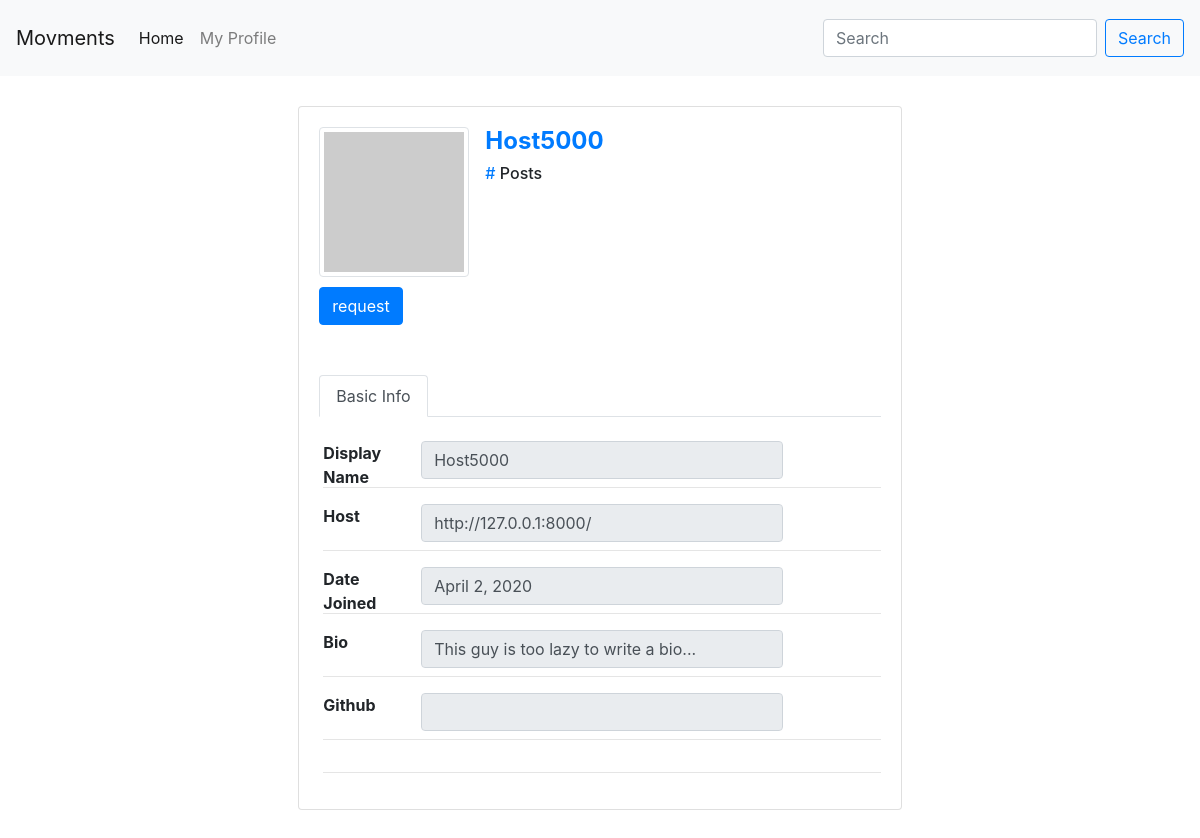
Before: /accounts/author/profile/d249a754-6795-41f8-b36a-2a5d13b9a7c5/ (signed in) with the older database file.
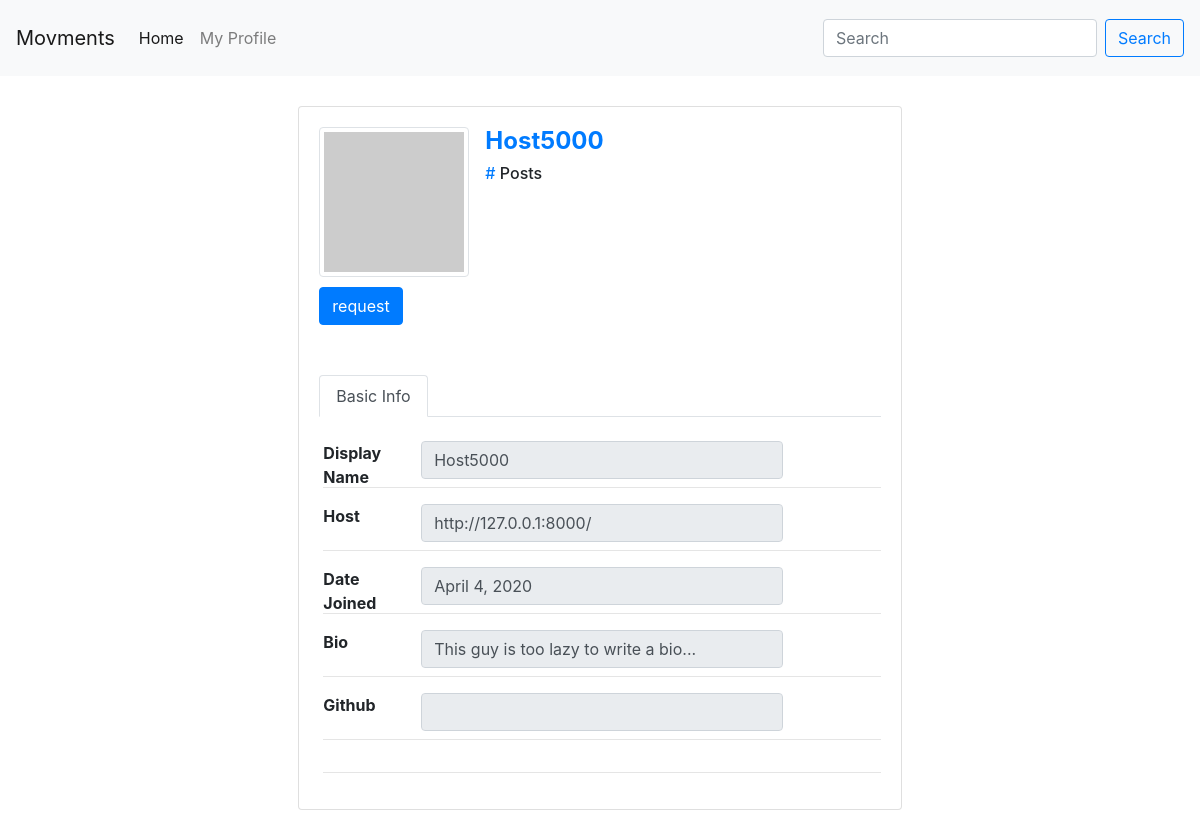
After: the same page with the newer database file.
### accounts/models.py (models this page shows, shortened)
class Author(AbstractBaseUser):
    email=models.EmailField(
        verbose_name='email address',
        max_length=60,
        unique=True,
    )
    id = models.CharField(primary_key=True, default=uuid.uuid4().urn[9:], editable=False,max_length=100,unique=True)
    displayName = models.CharField(max_length=30)
    lastName = models.CharField(max_length=30, blank=True)
    firstName = models.CharField(max_length=30, blank=True)
    host = models.CharField(default=settings.HOSTNAME, max_length=100)
    url = models.CharField(default="", max_length=100)
    avatar = models.ImageField(upload_to='avatar/', default = 'avatar/default-avatar.png', blank=True, null=True)
    github = models.URLField(default="", max_length=100, null=True)
    bio = models.CharField(default="This guy is too lazy to write a bio...", max_length=200, blank=True, null=True)
    date_joined=models.DateField(verbose_name="date joined", auto_now=True)
    last_login=models.DateField(verbose_name="last login", auto_now=True)
    active=models.BooleanField(default=True)
    activated=models.BooleanField(default=False)
    node=models.BooleanField(default=False)
    admin=models.BooleanField(default=False)
    share=models.BooleanField(default=False)
    share_image=models.BooleanField(default=False)
    objects = AuthorManager()
    USERNAME_FIELD = 'email'
    REQUIRED_FIELDS = ['displayName', ]
    @property
    def is_activated(self):
        return self.activated

### accounts/views.py (the view, shortened to what this page needs)
# urls.py: path('author/profile/<str:author_id>/', views.ProfileView.as_view(), name='view profile'),
class ProfileView(APIView):
    permission_classes = [IsActivated]
    def get(self, request, author_id, format=None):
        try:
            author = Author.objects.filter(id=author_id)
            if not author.exists():
                author = getRemoteAuthor(author_id)
                if not author:
                    return HttpResponseNotFound("Author Profile Not Found.")
            else:
                author = Author.objects.get(id=author_id)
            posts_list = []
            if request.user.id != author_id:
                posts_list = PostingView.getVisiblePosts(request.user, author)
            context = {
                'author': author,
                'post_list': posts_list,
            }
            return render(request, "accounts/profile.html", context)
        except Exception as e:
            return HttpResponseServerError(e)

### accounts/permissions.py (called while the page is built)
    def has_permission(self, request, view):
        if request.method in self.safe_method:
            if request.user and request.user.is_authenticated:
                return request.user.is_activated
        return False

### posting/helper_functions.py (called while the page is built, shortened)
def getVisiblePosts(requester, author=None):
    result = set()
    if requester.is_anonymous or requester.host != settings.HOSTNAME:
        if author:
            return list(Post.objects.filter(author=author, visibility='PUBLIC', unlisted=False).order_by('-published'))
        else:
            return list(Post.objects.filter(visibility='PUBLIC', unlisted=False).order_by('-published'))

### accounts/templates/accounts/profile.html (shortened to what the changed rows need)
{%include 'posting/base.html'%}
<div class="container" style="margin-top: 20px;height:auto;width:950px;">
    <div class="row">
        <div class="col-md-8 offset-md-2">
            <div class="card">
                <div class="card-body">
                    <div class="card-title mb-4">
                        <div class="d-flex justify-content-start">
                            <div class="userData ml-3">
                                <h2 class="d-block" style="font-size: 1.5rem; font-weight: bold"><a href="javascript:void(0);">{{ author.displayName }}</a></h2>
                            </div>
                        </div>
                    </div>
                    <div class="row">
                        <div class="col-12">
                            <form class="change-form", action="{% url 'accounts:view profile' request.user.id %}", method="POST"> {% csrf_token %}
                                <div class="tab-content ml-1" id="myTabContent">
                                    <div class="tab-pane fade show active" id="basicInfo" role="tabpanel" aria-labelledby="basicInfo-tab">
                                        <div class="row" style="height: 30px;">
                                                <div class="col-md-8 col-6">
                                                    <input type="text" id="display-input" name="displayName" class="form-control classname" value="{{ author.displayName }}" readonly />
                                                </div>
                                        </div>
                                            <div class="row" style="height: 30px;">
                                                <div class="col-md-8 col-6">
                                                    <input type="text" id="host" name="host" class="form-control classname" value="{{ author.host }}" readonly />
                                                </div>
                                            </div>
                                            <div class="row" style="height: 30px;">
                                                <div class="col-md-8 col-6">
                                                    <input type="text" class="form-control classname" value="{{ author.date_joined }}" readonly />
                                                </div>
                                            </div>
                                            <div class="row" style="height: 30px;">
                                                <div class="col-md-8 col-6">
                                                    <input type="text"  id="bio-input" name="bio" class="form-control classname" value="{{ author.bio }}" readonly />
                                                </div>
                                            </div>
                                    </div>
                                </div>
                            </form>
                        </div>
                    </div>
                </div>
            </div>
        </div>
    </div>
</div>

Changed rows visible on the page:
changed Author "Host5000": date_joined "April 2, 2020" → "April 4, 2020"
